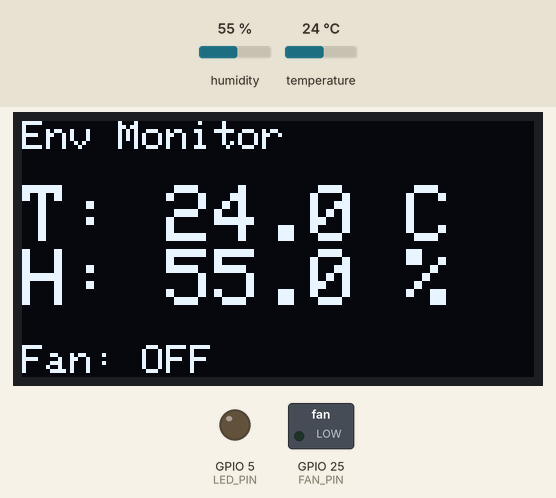
Simulated run of this sketch. Board: ESP32. Parts: 128×64 one-colour display, switched loads named in the sketch (green lamp = pin HIGH), output pins drawn as LEDs (lit = HIGH). Dashed ring = blinking. The inputs (shaded band) are chosen by the test bench; at power-on: temperature 24 °C, humidity 55 %. What the sketch prints to the serial monitor is not drawn.

Above: at 2.6 s.
2.7 s: temperature set to 29 °C
At 6.8 s:
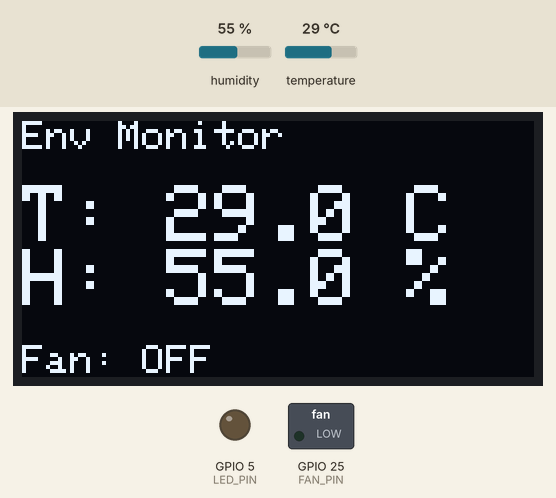
7.7 s: temperature set to 32 °C
At 11.4 s:
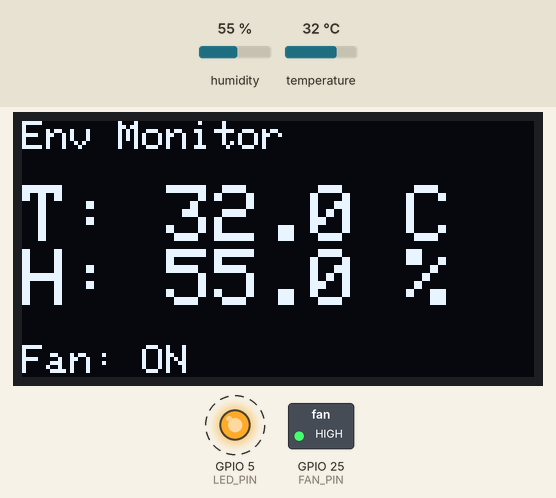
12.7 s: humidity set to 22 %
At 15.8 s:
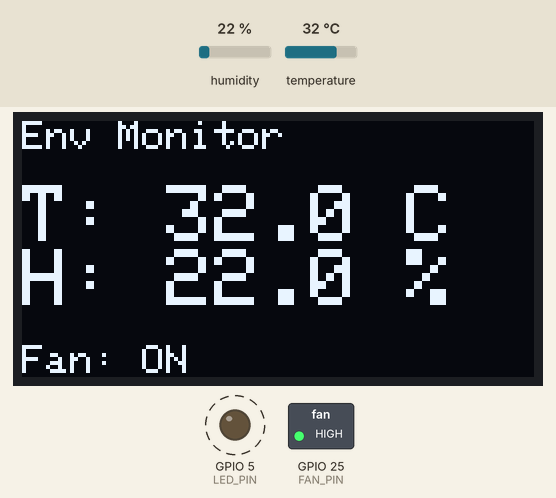
17.7 s: humidity set to 40 %
At 19.4 s:
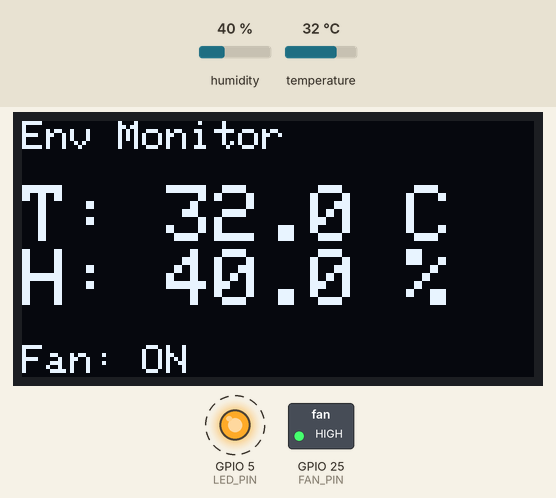
22.7 s: temperature set to 12 °C
At 26.8 s:
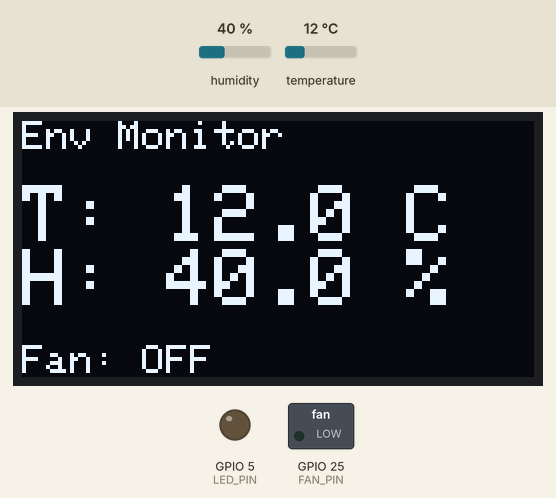
Timing chart, 0 to 28.3 s (numbered marks = the images above; inputs shaded):
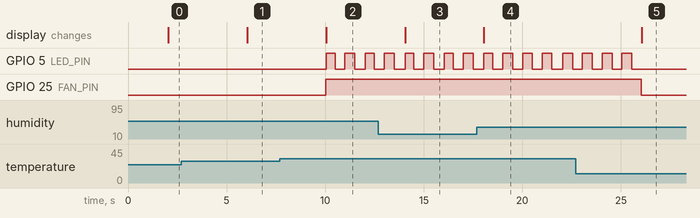

Measured:
- the behaviour switches between 30 and 31 °C on temperature (found by bisection; images 1 and 2)
- after the input at 2.7 s, the display: changes after 3.3 s (image 1)
- after the input at 7.7 s, GPIO 5 (LED_PIN): alternates HIGH for 0.47 s and LOW for 0.51 s, starting after 2.4 s; GPIO 25 (FAN_PIN): LOW → HIGH after 2.3 s; the display: first differs from a run without the input after 2.4 s (image 2)
- after the input at 12.7 s, the display: first differs from a run without the input after 1.3 s (image 3)
- after the input at 17.7 s, the display: first differs from a run without the input after 0.35 s (image 4)
- after the input at 22.7 s, GPIO 5 (LED_PIN): goes on until 25.6 s, then stays LOW; GPIO 25 (FAN_PIN): HIGH → LOW after 3.3 s; the display: changes after 3.4 s (image 5)

The sketch:

environmental_monitoring.ino
```cpp
/*
  ESP32 Environmental Monitor + LED Alert + Fan Control
  --------------------------------------------------------
  - DHT11: temperature + relative humidity
  - SSD1306 (I2C, 128x64): live display of readings
  - LED on GPIO 5: blinks when temperature reaches 31 C
  - L293D: drives a fan when temperature reaches 31 C

  Pin connections
  ----------------
  DHT11 DATA   -> GPIO 4   (10k pull-up to 3.3V)
  DHT11 VCC    -> 3.3V
  DHT11 GND    -> GND
  SSD1306 SDA  -> GPIO 21
  SSD1306 SCL  -> GPIO 22
  SSD1306 VCC  -> 3.3V
  SSD1306 GND  -> GND
  LED anode    -> GPIO 5 (through a current-limiting resistor, ~220-330 ohm)
  LED cathode  -> GND
  L293D IN1    -> GPIO 25
  L293D IN2    -> GND (tied low, single direction)
  L293D EN1    -> 3.3V (always enabled when IN1 is high)
  L293D VCC1   -> 3.3V (logic supply)
  L293D VCC2   -> external motor supply (per fan rating)
  L293D GND    -> common GND (ESP32 + motor supply)
  Fan motor    -> OUT1 / OUT2

  Libraries required (Library Manager):
  - DHT sensor library (Adafruit)
  - Adafruit Unified Sensor
  - Adafruit SSD1306
  - Adafruit GFX Library
*/

#include <Wire.h>
#include <Adafruit_GFX.h>
#include <Adafruit_SSD1306.h>
#include <DHT.h>

// ---------- Pin definitions ----------
#define DHTPIN 4
#define DHTTYPE DHT11
#define LED_PIN 5
#define FAN_PIN 25

// ---------- OLED configuration ----------
#define SCREEN_WIDTH 128
#define SCREEN_HEIGHT 64
#define OLED_RESET -1
#define SCREEN_ADDRESS 0x3C

Adafruit_SSD1306 display(SCREEN_WIDTH, SCREEN_HEIGHT, &Wire, OLED_RESET);
DHT dht(DHTPIN, DHTTYPE);

const unsigned long READ_INTERVAL = 2000; // DHT11 min read interval
unsigned long lastReadTime = 0;

const float TEMP_THRESHOLD = 31.0; // degrees Celsius
const unsigned long BLINK_INTERVAL = 500; // LED blink rate in ms
unsigned long lastBlinkTime = 0;
bool ledState = false;
bool alertActive = false;

void setup() {
  Serial.begin(115200);

  pinMode(LED_PIN, OUTPUT);
  digitalWrite(LED_PIN, LOW);

  pinMode(FAN_PIN, OUTPUT);
  digitalWrite(FAN_PIN, LOW);

  dht.begin();

  if (!display.begin(SSD1306_SWITCHCAPVCC, SCREEN_ADDRESS)) {
    Serial.println(F("SSD1306 allocation failed"));
    while (true) { delay(10); } // halt if display not found
  }

  display.clearDisplay();
  display.setTextSize(1);
  display.setTextColor(SSD1306_WHITE);
  display.setCursor(0, 0);
  display.println(F("Initializing..."));
  display.display();
  delay(1000);
}

void loop() {
  unsigned long now = millis();

  if (now - lastReadTime >= READ_INTERVAL) {
    lastReadTime = now;

    float humidity = dht.readHumidity();
    float temperature = dht.readTemperature(); // Celsius

    if (isnan(humidity) || isnan(temperature)) {
      Serial.println(F("Failed to read from DHT11 sensor"));
      showError();
      return;
    }

    alertActive = (temperature >= TEMP_THRESHOLD);

    // Fan follows the same threshold as the LED alert
    digitalWrite(FAN_PIN, alertActive ? HIGH : LOW);

    if (!alertActive) {
      digitalWrite(LED_PIN, LOW);
      ledState = false;
    }

    Serial.print(F("Temp: "));
    Serial.print(temperature);
    Serial.print(F(" C  Humidity: "));
    Serial.print(humidity);
    Serial.print(F(" %  Alert: "));
    Serial.print(alertActive ? F("YES") : F("NO"));
    Serial.print(F("  Fan: "));
    Serial.println(alertActive ? F("ON") : F("OFF"));

    updateDisplay(temperature, humidity, alertActive);
  }

  // Non-blocking LED blink while alert is active
  if (alertActive && (now - lastBlinkTime >= BLINK_INTERVAL)) {
    lastBlinkTime = now;
    ledState = !ledState;
    digitalWrite(LED_PIN, ledState ? HIGH : LOW);
  }
}

void updateDisplay(float temperature, float humidity, bool alert) {
  display.clearDisplay();
  display.setCursor(0, 0);
  display.setTextSize(1);

  display.println(F("Env Monitor"));
  display.println();

  display.setTextSize(2);
  display.print(F("T: "));
  display.print(temperature, 1);
  display.println(F(" C"));

  display.print(F("H: "));
  display.print(humidity, 1);
  display.println(F(" %"));

  display.setTextSize(1);
  display.println();
  display.print(F("Fan: "));
  display.println(alert ? F("ON") : F("OFF"));

  display.display();
}

void showError() {
  display.clearDisplay();
  display.setCursor(0, 0);
  display.setTextSize(1);
  display.println(F("Sensor read error"));
  display.println(F("Check DHT11 wiring"));
  display.display();
}
```
